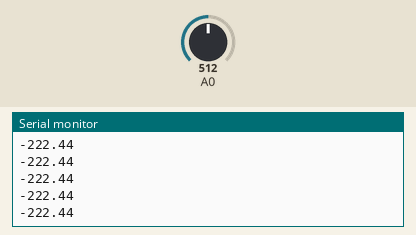
Recording of a sketch running on a simulated Arduino Uno, built with avr-gcc and run on an emulated ATmega328P. On the bench: the last lines printed to the serial monitor. The test bench sets the inputs (shaded band); at power-on: A0 = 512.

Above: at 4.3 s.
4.4 s: A0 set to 716
At 5.3 s:
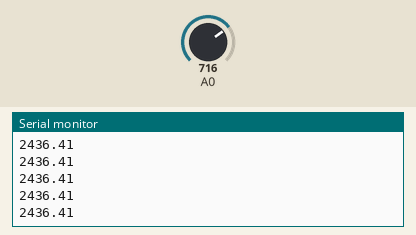
5.9 s: A0 set to 900
At 6.5 s:
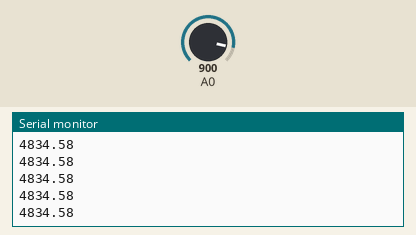
Timing chart, 0 to 8.9 s (numbered marks = the images above; inputs shaded):
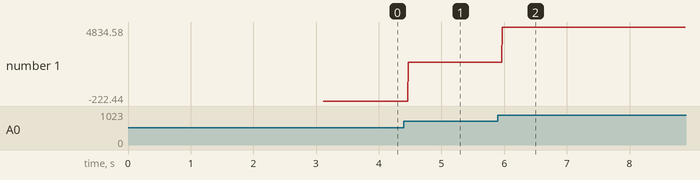

The sketch:

pressure_calibration.ino
```cpp
double pressureSensorOffset = 0.0;
// the setup routine runs once when you press reset:
void setup() {
  // initialize serial communication at 9600 bits per second:
  Serial.begin(9600);

  pressureSensorOffset = pressureSensorCalibration();
}

// the loop routine runs over and over again forever:
void loop() {
  // read the input on analog pin 0:
  float sensorValue = fmap((analogRead(A0)-pressureSensorOffset),0.0,1023.0,0.0,5.0);
  float pressure = ((100*sensorValue)/0.0375); //pressure in newtons
  // print out the value you read:
  Serial.println(pressure);
  delay(1);  // delay in between reads for stability
}

float fmap(float x, float a, float b, float c, float d)
{
      float f=x/(b-a)*(d-c)+c;
      return f;
}

float pressureSensorCalibration()
{
    float aux = 0;
    float samples = 30;
    for(int i = 0; i <= samples ; i++)
    {
        aux += analogRead(A0);
        delay(100);
    }
    Serial.print("done");
    Serial.println(aux/samples);
    return (aux/samples);
}
```

Measured:
- after the input at 4.4 s, the serial monitor: prints a new line after 0.07 s (image 1)
- after the input at 5.9 s, the serial monitor: prints a new line after 0.07 s (image 2)
- plotted number 1: -222.44 → 2436.41 after the input at 4.4 s, 2436.41 → 4834.5 after the input at 5.9 s
